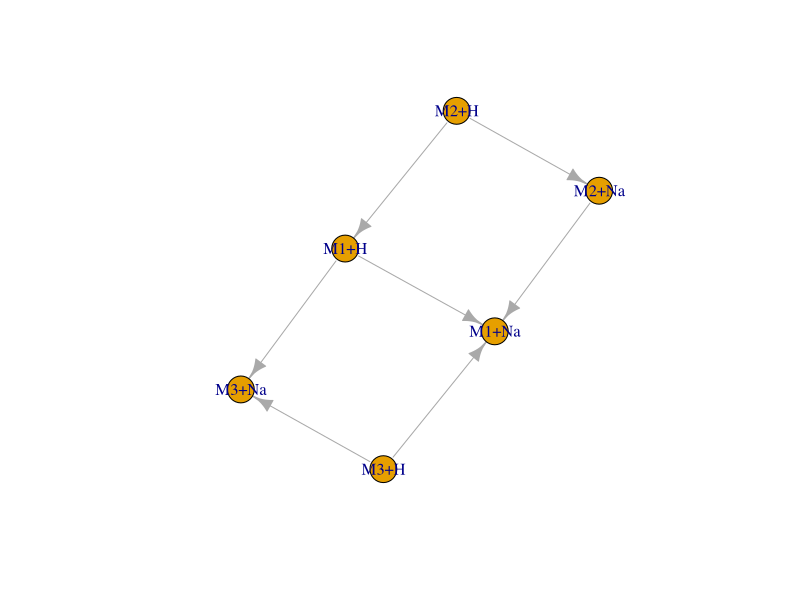
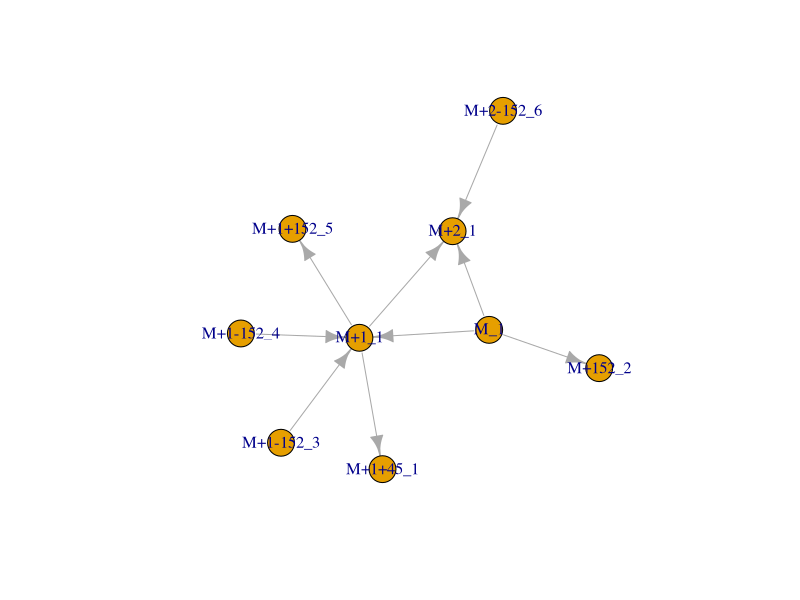
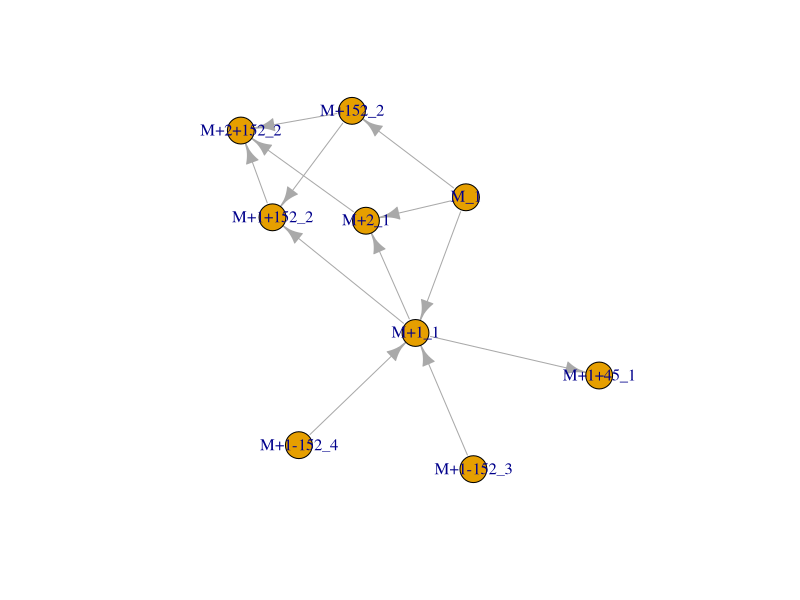
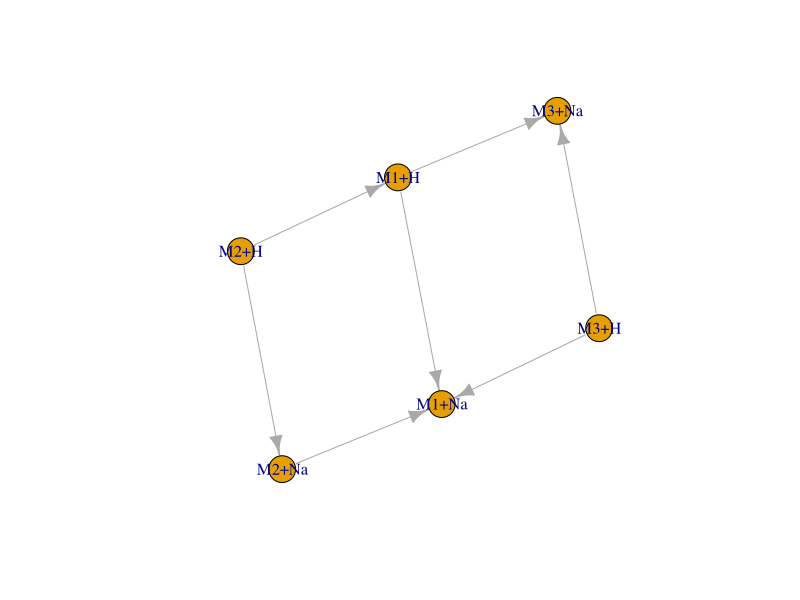
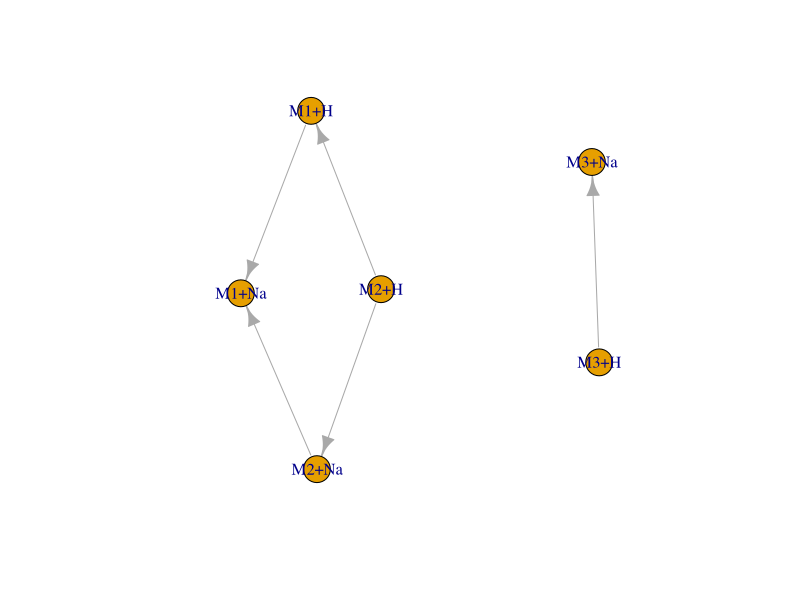
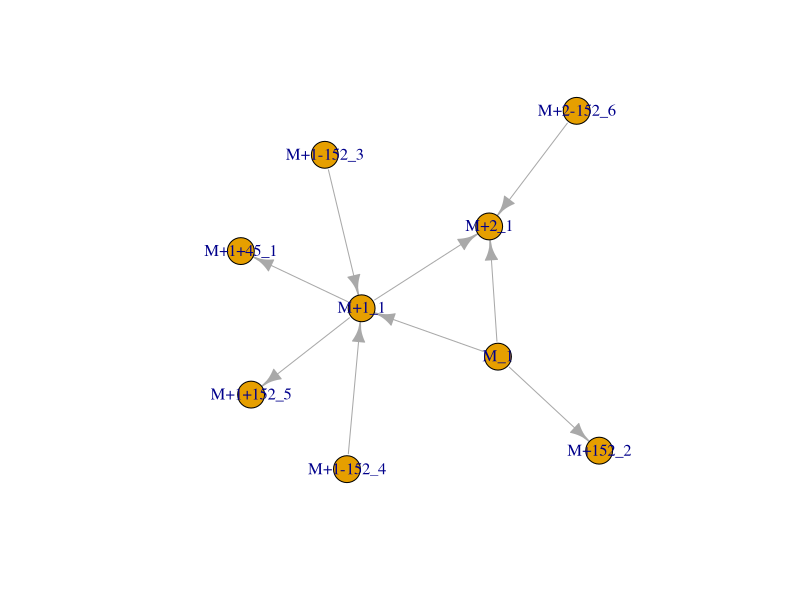
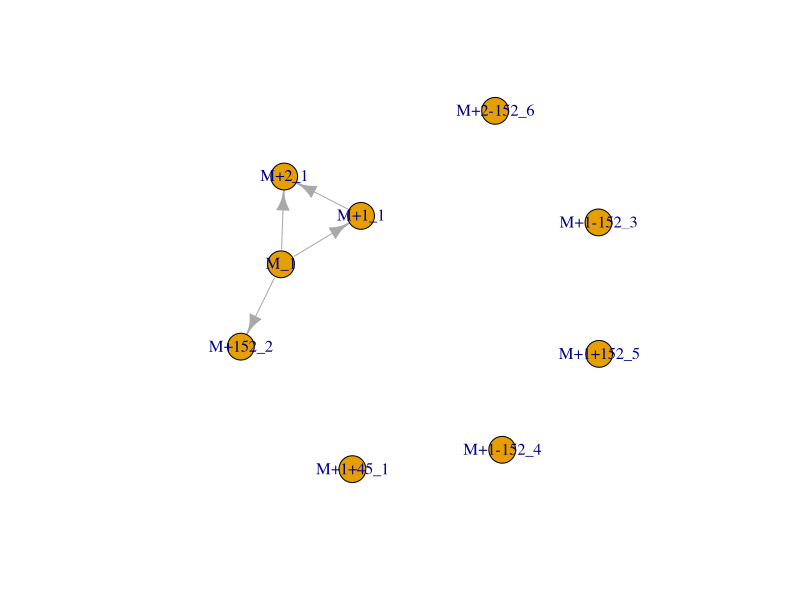
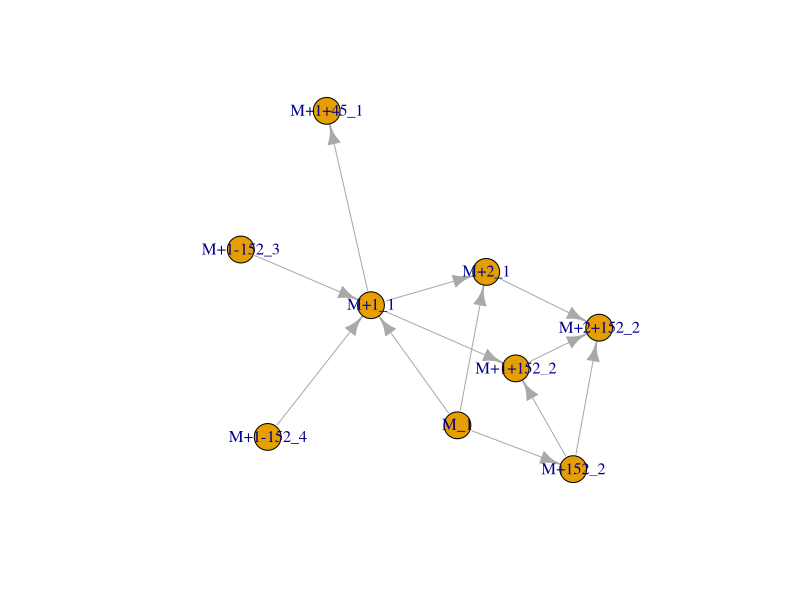

Generate these figures, in order, with R:
library(igraph)
## remove edges between M1+H and M2+Na, M3+H and M4+K, in general when there is 
## a link between an adduct and a molecular ion

## node with outgoing transf link should not have outgoing adduct link when
## the adduct-linking vertex has a ingoing adduct link

## node with ingoing transf link should not have ingoing adduct link when the 
## adduct-linking vertex has an outgoing adduct link

## pos mode: isotopic+1, isotopic+2, isotopic+3, Na adduct, K adduct, 
## formic acid adduct
## neg mode: isotopic+1, isotopic+2, isotopic+3, formic acid, Na adduct,
## Sodium formate 


##          M1+H    M1+Na   M2+H    M2+Na   M3+H    M3+Na
## M1+H     0       1       0       0       0       1       
## M1+Na    0       0       0       0       0       0
## M2+H     1       0       0       1       0       0
## M2+Na    0       1       0       0       1       0
## M3+H     0       1       0       0       0       1
## M3+Na    0       0       0       0       0       0  

# mat_test <- matrix(c(c(0, 1, 1, 0, 0, 1), ## M1+H
#                      c(1, 0, 1, 1, 1, 1), ## M1+Na
#                      c(1, 1, 0, 1, 0, 0), ## M2+H
#                      c(0, 1, 1, 0, 1, 0), ## M2+Na
#                      c(0, 1, 0, 1, 0, 1), ## M3+H
#                      c(0, 1, 0, 0, 1, 0)), ## M3+Na
#                    

## real world example 1
mat_1 <- matrix(c(c(0, 1, 0, 0, 0, 1), ## M1+H
                     c(0, 0, 0, 0, 0, 0), ## M1+Na
                     c(1, 0, 0, 1, 0, 0), ## M2+H
                     c(0, 1, 0, 0, 0, 0), ## M2+Na
                     c(0, 1, 0, 0, 0, 1), ## M3+H
                     c(0, 0, 0, 0, 0, 0)), ## M3+Na
                   byrow = TRUE, ncol = 6, nrow = 6)
mat_1_transf <- matrix(c(
    c("", "adduct_Na", "", "", "", "transf_gluc_F"), ## M1+H
    c("", "", "", "", "", ""), ## M1+Na
    c("transf_gluc_T", "", "", "adduct_Na", "", ""), ## M2+H
    c("", "transf_gluc_T", "", "", "", ""), ## M2+Na
    c("", "transf_gluc_F", "", "", "", "adduct_Na"), ## M3+H
    c("", "", "", "", "", "")), ## M3+Na
    byrow = TRUE, ncol = 6, nrow = 6)
colnames(mat_1) <- c("M1+H", "M1+Na", "M2+H", "M2+Na", "M3+H", "M3+Na")
rownames(mat_1) <- colnames(mat_1)
net_mat_1 <- graph_from_adjacency_matrix(mat_1, mode = "directed")
plot(net_mat_1)

## real world example 2
mat_2 <- matrix(c(c(0, 1, 1, 0, 1, 0, 0, 0, 0), ## "M_1"
                      c(0, 0, 1, 1, 0, 0, 0, 1, 0), ## "M+1_1"
                      c(0, 0, 0, 0, 0, 0, 0, 0, 0), ## "M+2_1"
                      c(0, 0, 0, 0, 0, 0, 0, 0, 0), ## "M+1+45_1"
                      c(0, 0, 0, 0, 0, 0, 0, 0, 0), ## "M+152_2"
                      c(0, 1, 0, 0, 0, 0, 0, 0, 0), ## "M+1-152_3"
                      c(0, 1, 0, 0, 0, 0, 0, 0, 0), ## "M+1-152_4"
                      c(0, 0, 0, 0, 0, 0, 0, 0, 0), ##"M+1+152_5"
                      c(0, 0, 1, 0, 0, 0, 0, 0, 0)), ## "M+2-152_6"
                    byrow = TRUE, ncol = 9, nrow = 9)
mat_2_transf <- matrix(c(
    c("", "adduct_+1",  "adduct_+2",  "",          "transf_152", "", "", "",           ""), ## "M_1"
    c("", "",           "adduct_+1",  "transf_45", "",           "", "", "transf_152", ""), ## "M+1_1"
    c("", "",           "",           "",          "",           "", "", "",           ""), ## "M+2_1"
    c("", "",           "",           "",          "",           "", "", "",           ""), ## "M+1+45_1"
    c("", "",           "",           "",          "",           "", "", "",           ""), ## "M+152_2"
    c("", "transf_152", "",           "",          "",           "", "", "",           ""), ## "M+1-152_3"
    c("", "transf_152", "",           "",          "",           "", "", "",           ""), ## "M+1-152_4"
    c("", "",           "",           "",          "",           "", "", "",           ""), ##"M+1+152_5"
    c("", "",           "transf_152", "",          "",           "", "", "",           "")), ## "M+2-152_6"
    byrow = TRUE, ncol = 9, nrow = 9)
colnames(mat_2) <- c("M_1", "M+1_1", "M+2_1", "M+1+45_1", "M+152_2", "M+1-152_3", "M+1-152_4", "M+1+152_5", "M+2-152_6")
rownames(mat_2) <- colnames(mat_2)
colnames(mat_2_transf) <- rownames(mat_2_transf) <- colnames(mat_2)
net_mat_2 <- graph_from_adjacency_matrix(mat_2, mode = "directed")
plot(net_mat_2)

## real world example 3 (same as mat_2 atm)
mat_3 <- matrix(c(c(0, 1, 1, 0, 1, 0, 0, 0, 0), ## "M_1"
                      c(0, 0, 1, 1, 0, 0, 0, 1, 0), ## "M+1_1"
                      c(0, 0, 0, 0, 0, 0, 0, 0, 1), ## "M+2_1"
                      c(0, 0, 0, 0, 0, 0, 0, 0, 0), ## "M+1+45_1"
                      c(0, 0, 0, 0, 0, 0, 0, 1, 1), ## "M+152_2"
                      c(0, 1, 0, 0, 0, 0, 0, 0, 0), ## "M+1-152_3"
                      c(0, 1, 0, 0, 0, 0, 0, 0, 0), ## "M+1-152_4"
                      c(0, 0, 0, 0, 0, 0, 0, 0, 1), ##"M+1+152_2"
                      c(0, 0, 0, 0, 0, 0, 0, 0, 0)), ## "M+2_2"
                    byrow = TRUE, ncol = 9, nrow = 9)
mat_3_transf <- matrix(c(
    c("", "adduct_+1",  "adduct_+2",  "",          "transf_152", "", "", "",           ""), ## "M_1"
    c("", "",           "adduct_+1",  "transf_45", "",           "", "", "transf_152", ""), ## "M+1_1"
    c("", "",           "",           "",          "",           "", "", "",           "transf_152"), ## "M+2_1"
    c("", "",           "",           "",          "",           "", "", "",           ""), ## "M+1+45_1"
    c("", "",           "",           "",          "",           "", "", "adduct_+1", "adduct_+2"), ## "M+152_2"
    c("", "transf_152", "",           "",          "",           "", "", "",           ""), ## "M+1-152_3"
    c("", "transf_152", "",           "",          "",           "", "", "",           ""), ## "M+1-152_4"
    c("", "",           "",           "",          "",           "", "", "",           "adduct_+1"), ##"M+1+152_2"
    c("", "",           "", "",          "",           "", "", "",           "")), ## "M+2+152_2"
    byrow = TRUE, ncol = 9, nrow = 9)
colnames(mat_3) <- c("M_1", "M+1_1", "M+2_1", "M+1+45_1", "M+152_2", "M+1-152_3", "M+1-152_4", "M+1+152_2", "M+2+152_2")
rownames(mat_3) <- colnames(mat_3)
colnames(mat_3_transf) <- rownames(mat_3_transf) <- colnames(mat_3)
net_mat_3 <- graph_from_adjacency_matrix(mat_3, mode = "directed")
plot(net_mat_3)

## node with outgoing transf link should not have outgoing adduct link when
## the adduct-linking vertex has an ingoing adduct link of same type

## do for all components
## iterate through rows

removeFalseLinksAdducts <- function(mat_l) {
    
    mat_num <- mat_l[[1]]
    mat_char <- mat_l[[2]]
    
    for (i in seq_len(nrow(mat_num))) {
        
        rows_i <- mat_char[i, ]
        adduct_i <- rows_i[grep(rows_i, pattern = "adduct_")]
        
        ## if any vertex has outgoing adduct link, check all cols where rows_i
        ## has transf if ingoing adduct link exists for adduct-linking feature
        if (length(adduct_i) > 0) { 
            
            inds_row <- grep(rows_i, pattern = "transf_")
            
            for (j in inds_row) {
                cols_j <- mat_char[, j]
                adduct_j <- cols_j[grep(cols_j, pattern = "adduct")]
                if (length(adduct_j) > 0)
                    if (any(adduct_j %in% adduct_i)) {
                        mat_num[i, j] <- 0 ## remove in mat_test[i, ]
                    }
            }
        }
        
        ## new 
        cols_i <- mat_char[, i]
        adduct_i <- cols_i[grep(cols_i, pattern = "adduct_")]
        
        ## if any vertex has ingoing adduct link, check all rows where cols_i
        ## has transf if outgoing adduct link exists for adduct-linking feature
        if (length(adduct_i) > 0) { 
            
            inds_col <- grep(cols_i, pattern = "transf_")
            
            for (j in inds_col) {
                rows_j <- mat_char[j, ]
                adduct_j <- rows_j[grep(rows_j, pattern = "adduct")]
                if (length(adduct_j) > 0)
                    if (any(adduct_j %in% adduct_i)) {
                        mat_num[j, i] <- 0 ## remove in mat_test[i, ]
                    }
            }
        }
        
    }
    ## new
    
    ## set mat_char to "" where mat_num == 0
    mat_char[which(mat_num == 0)] <- ""
    
    return(list(mat_num, mat_char))
}

## delete ingoing isotopes/adducts to M if there is no circular relation from 
## M to M+isot/adduct to M+transf to M+iso/adduct+trans, e.g. imagine
## 1) M and M+1 forming an "adduct_isotope+1", suppose there is a "transf_+162"
## from M+1 to another mass feature M2, but there is no link between M and M2-1,
## then remove the link M+1 and M2
## 2) M and M+1 forming an "adduct_isotope+1", suppose there is a "transf_+162"
## from M+1 to another mass feature M, AND there is a link between M and M2-1,
## then keep the the link M+1 and M2 (support that mass feature is a metabolite)
removeFalseLinksCircular <- function(mat_l) {
    
    mat_num <- mat_l[[1]]
    mat_char <- mat_l[[2]]
    
    ## first find relations with adducts: 
    ## (molecular ion suppose this is the vertex that has no ingoing adduct_ link)
    ## i.e. the column of M does not have a "adduct_"
    M <- apply(mat_char, 2, grep, pattern = "adduct_")
    
    ## iterate through M where M is not integer(0) --> these are adducts of
    ## the rows i 
    for (i in seq_len(length(M))) {
        
        if (length(M[[i]])) {
            ## if length(M[[i]]) != 0, M[[i]] is not the molecular ion:
            ## 1) --> check if it has transf_
            transf_M_og_ind <- grep(mat_char[i, ], pattern = "transf_")
            transf_M_og <- mat_char[i, transf_M_og_ind]
            transf_M_ig_ind <- grep(mat_char[, i], pattern = "transf_")
            transf_M_ig <- mat_char[transf_M_ig_ind, i]
            
            print(i)
            ## check only outgoing links now 
            if (length(transf_M_og_ind)) {
                
                tmp <- matrix(mat_char[M[[i]], ], byrow = FALSE, ncol = ncol(mat_char))
                
                ## 2) check if the molecular ion has transf_ 
                transf_MI_og_ind <- apply(tmp, 2, grepl, pattern = "transf_") ## outgoing transf links from molecular ions
                transf_MI_og_ind <- which(transf_MI_og_ind, arr.ind = TRUE)
                transf_MI_og <- tmp[transf_MI_og_ind]
                
                
                if (length(transf_MI_og)) {
                    ## 3) check if transf from molecular ion and M[[i]] form the same adduct than molecular ion and M[[i]]
                    ## if so, then keep the relation, otherwise remove the link from M[[i]] with the transf
                    ## for og_ind
                    if (is.matrix(transf_MI_og_ind)) {
                        transf_MI_og_ind <- transf_MI_og_ind[transf_MI_og %in% transf_M_og, ]    
                    } else {
                        transf_MI_og_ind <- transf_MI_og_ind[transf_MI_og %in% transf_M_og]
                    }
                    transf_MI_og <- transf_MI_og[transf_MI_og %in% transf_M_og]
                    ind_match <-  match(transf_MI_og, transf_M_og)
                    ind_rm <- which(is.na(ind_match))
                    ind_match <- which(!is.na(ind_match))
                    
                    ## for ind_match check if the linking feature of M has a link
                    ## with the linking feature of MI
                    if (length(ind_match) == 1) {
                        links_check <- transf_MI_og_ind[ind_match]    
                        ## linking feature of M
                        linkFeat_M <- mat_char[, transf_M_og_ind]
                        addiso_bw_linkFeat <- linkFeat_M[links_check]
                        
                    } else {
                        links_check <- transf_MI_og_ind[ind_match, ]    
                        ## linking feature of M
                        linkFeat_M <- mat_char[, transf_M_og_ind]
                        addiso_bw_linkFeat <- linkFeat_M[links_check[, "col"]]
                    }
                    
                    ## check if the link between M and MI is the same as 
                    ## the link between the linking feature of M and the linking
                    ## feature of MI (addiso_bw_linkFeat)
                    inds_link <- match(addiso_bw_linkFeat, mat_char[M[[i]], i])
                    ind_rm <- c(ind_rm, ind_match[which(is.na(inds_link))])

                    ## remove:
                    #if (length(ind_rm))
                    if (is.matrix(transf_M_og_ind)) {
                        ind_rm <- matrix(transf_M_og_ind[ind_rm, ], ncol = 2)    
                        mat_num[ind_rm] <- 0
                    } else {
                        mat_num[i, transf_M_og_ind[ind_rm]] <- 0
                    }
                } else {
                    ## if MI has no outgoing links, remove outgoing links to M
                    mat_num[i, transf_M_og_ind] <- 0
                }
                
            }
            ## check only ingoing links now
            if (length(transf_M_ig_ind)) {

                tmp <- matrix(mat_char[, M[[i]]], byrow = TRUE, ncol = ncol(mat_char)) ## was t()

                ## 2) check if the molecular ion(s) have ingoing transf_
                transf_MI_ig_ind <- apply(tmp, 2, grepl, pattern = "transf_") ## ingoing transf links from molecular ions
                transf_MI_ig_ind <- which(transf_MI_ig_ind, arr.ind = TRUE)
                transf_MI_ig <- tmp[transf_MI_ig_ind]

                if (length(transf_MI_ig)) {
                    ## 3) check, if transf from molecular ion and M[[i]] form the same adduct than molecular ion and M[[i]]
                    ## if so, then keep the relation, otherwise remove the link from M[[i]] with the transf
                    ## for og_ind
                    if (is.matrix(transf_MI_ig_ind)) {
                        transf_MI_ig_ind <- transf_MI_ig_ind[transf_MI_ig %in% transf_M_ig, ]    
                    } else {
                        transf_MI_ig_ind <- transf_MI_ig_ind[transf_MI_ig %in% transf_M_ig]
                    }
                    transf_MI_ig <- transf_MI_ig[transf_MI_ig %in% transf_M_ig]
                    ind_match <- match(transf_MI_ig, transf_M_ig)
                    ind_rm <- which(is.na(ind_match))
                    ind_match <- which(!is.na(ind_match))

                    ## for ind_match check if the linking feature of M has a link
                    ## with the linking feature of MI
                    if (length(ind_match) == 1) {
                        links_check <- transf_MI_ig_ind[ind_match]
                        ## linking features of M
                        linkFeat_M <- mat_char[transf_M_ig_ind, ]
                        addiso_bw_linkFeat <- linkFeat_M[links_check]

                    } else {
                        links_check <- transf_MI_ig_ind[ind_match, ]
                        ## linking features of M
                        linkFeat_M <- mat_char[transf_M_ig_ind, ]
                        addiso_bw_linkFeat <- linkFeat_M[links_check[, "col"]]
                    }

                    ## check if the link between M and MI is the same as the
                    ## link between the linking feature of M and the linking
                    ## feature of MI (addiso_bw_linkFeat)
                    inds_link <- match(addiso_bw_linkFeat, mat_char[M[[i]], i])
                    ind_rm <- c(ind_rm, ind_match[which(is.na(inds_link))])

                    # remove:
                    if (is.matrix(transf_M_ig_ind)) {
                        ind_rm <- matrix(transf_M_ig_ind[ind_rm, 2:1], ncol = 2)
                        mat_num[ind_rm] <- 0
                    } else {
                        mat_num[transf_M_ig_ind[ind_rm], i] <- 0
                    }
                } else {
                    ## if MI has no ingoing links, remove ingoing links to M
                    mat_num[transf_M_ig_ind, i] <- 0
                }

            }
        }
    }
    ## set mat_char to "" where mat_num == 0
    mat_char[which(mat_num == 0)] <- ""
    
    return(list(mat_num, mat_char))
   
}

removeFalseLinksCircular2 <- function(mat_l) {
    
    mat_num <- mat_l[[1]]
    mat_char <- mat_l[[2]]
    
    ## first find relations with adducts: 
    ## (molecular ion suppose this is the vertex that has no ingoing adduct_ link)
    ## i.e. the column of M does not have a "adduct_"
    M <- apply(mat_char, 2, grep, pattern = "adduct_")
    
    ## iterate through M where M is not integer(0) --> these are adducts of
    ## the rows i 
    for (i in seq_len(length(M))) {
        
        if (length(M[[i]])) {
            ## if length(M[[i]]) != 0, M[[i]] is not the molecular ion:
            ## 1) --> check if it has transf_
            transf_M_og_ind <- grep(mat_char[i, ], pattern = "transf_")
            transf_M_og <- mat_char[i, transf_M_og_ind]
            transf_M_ig_ind <- grep(mat_char[, i], pattern = "transf_")
            transf_M_ig <- mat_char[transf_M_ig_ind, i]
            
            print(i)
            ## check only outgoing links now 
           
            mat_char[M[[i]], ] ## adduct relation MI to M
            
            if (length(transf_M_og_ind)) {
                mat_char[i, ] ## outgoing links of M
                mat_char[M[[i]], ] ## outgoing links of MI
                
                tmp <- matrix(mat_char[M[[i]], ], byrow = FALSE, ncol = ncol(mat_char))
                ## 2) check if the molecular ion has transf_ 
                transf_MI_og_ind <- apply(tmp, 2, grepl, pattern = "transf_") ## outgoing transf links from molecular ions
                transf_MI_og_ind <- which(transf_MI_og_ind, arr.ind = TRUE)
                
                if (length(transf_MI_og_ind)) {
                ## iterate thorough all transf_M_og_ind --> check if
                for(j in 1:length(transf_M_og_ind)) {
                    ind_j <- transf_M_og_ind[j]
                    if (!is.matrix(transf_MI_og_ind)) {
                        for (k in 1:length(transf_MI_og_ind)) {
                            adduct_ij <- mat_char[transf_MI_og_ind[k], ind_j]
                            if (adduct_ij != mat_char[M[[i]], i]) {
                                ## remove link transf_M_og_ind[j] at row i
                                if (i == 2 & ind_j == 9) {print(j); break()}
                                mat_num[i, ind_j] <- 0
                            }   
                        }
                    } else {
                        for(k in 1:nrow(transf_MI_og_ind)) {
                            adduct_ij <- mat_char[transf_MI_og_ind[k, "row"], ind_j]
                            if (adduct_ij != mat_char[transf_MI_og_ind[k, "row"], i]) {
                                if (i == 2 & ind_j == 9) {print(j); break()}
                                mat_num[i, ind_j] <- 0
                            }
                        } 
                    }
                }
                } else {
                    mat_num[i, transf_M_ig_ind] <- 0   
                }
            }
        ## check only ingoing links now
        if (length(transf_M_ig_ind)) {
            mat_char[, i] ## ingoing links to M
            mat_char[, M[[i]]] ## ingoing links of MI
            
            tmp <- matrix(mat_char[, M[[i]]], byrow = TRUE, ncol = ncol(mat_char))
            ## 2) check if the molecular ion has transf_ 
            transf_MI_ig_ind <- apply(tmp, 2, grepl, pattern = "transf_") ## outgoing transf links from molecular ions
            transf_MI_ig_ind <- which(transf_MI_ig_ind, arr.ind = TRUE)
            
            if (length(transf_MI_ig_ind)) {
            ## iterate thorough all transf_M_og_ind --> check if
            for(j in 1:length(transf_M_ig_ind)) {
                ind_j <- transf_M_ig_ind[j]
                if (!is.matrix(transf_MI_ig_ind)) {
                    for (k in 1:length(transf_MI_ig_ind)) {
                        adduct_ij <- mat_char[transf_MI_ig_ind[k], ind_j]
                        if (adduct_ij != mat_char[M[[i]], i]) {
                            ## remove link transf_M_ig_ind[j] at row i
                            if (i == 9 & ind_j == 2) {print(j); break()}
                            mat_num[ind_j, i] <- 0
                        }   
                    }
                } else {
                    for(k in 1:nrow(transf_MI_ig_ind)) {
                        adduct_ij <- mat_char[transf_MI_ig_ind[k, "row"], ind_j]
                        if (adduct_ij != mat_char[transf_MI_ig_ind[k, "row"], i]) {
                            if (i == 9 & ind_j == 2) {print(j); break()}
                            mat_num[ind_j, i] <- 0
                        }
                    } 
                }
            }
            } else {
                
                mat_num[transf_M_ig_ind, i] <- 0
            }
        }
        }
    }
    ## set mat_char to "" where mat_num == 0
    mat_char[which(mat_num == 0)] <- ""
    
    return(list(mat_num, mat_char))
    
}

mat_l <- list(mat_1, mat_1_transf)
mat_rem <- removeFalseLinksAdducts(list(mat_1, mat_1_transf))
mat_rem <- removeFalseLinksCircular2(mat_rem)
plot(graph_from_adjacency_matrix(mat_l[[1]], mode = "directed"))
plot(graph_from_adjacency_matrix(mat_rem[[1]], mode = "directed"))

mat_l <- list(mat_2, mat_2_transf)
mat_rem <- removeFalseLinksAdducts(mat_l)
mat_rem <- removeFalseLinksCircular2(mat_rem)
plot(graph_from_adjacency_matrix(mat_l[[1]], mode = "directed"))
plot(graph_from_adjacency_matrix(mat_rem[[1]], mode = "directed")) ## should only result in link between M_1->M+152_2, M_1-> M_2, M_1_M_3, M_2->M_3

#mat_rem <- removeFalseLinksAdducts(list(mat_3, mat_3_transf))
mat_l <- list(mat_3, mat_3_transf)
mat_rem <- removeFalseLinksCircular2(list(mat_3, mat_3_transf))
plot(graph_from_adjacency_matrix(mat_3), mode = "directed")
plot(graph_from_adjacency_matrix(mat_rem[[1]], mode = "directed"))
## raises warnings adduct_j %in% adduct_i
